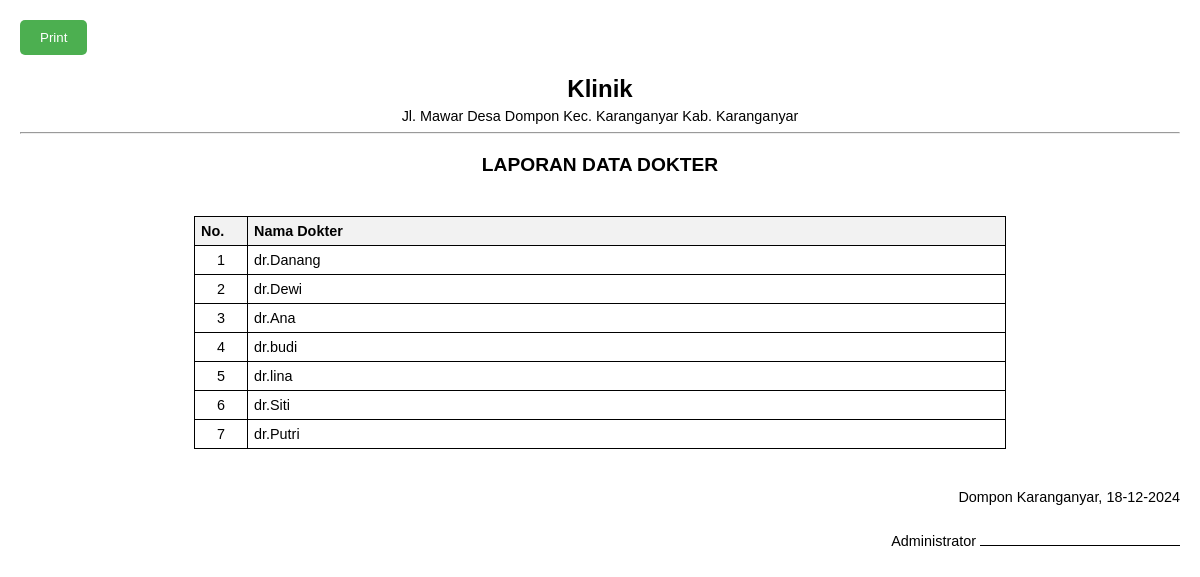
Screenshot of /index.php/laporan/data_dokter with the database file from the repository.
### tables this page shows
CREATE TABLE `dokter` (
  `id_dokter` int NOT NULL,
  `nama_dokter` varchar(50) DEFAULT NULL
);

### application/controllers/Laporan.php (called while the page is built, shortened)
<?php
class Laporan extends CI_Controller {
    function __construct() {
        $this->load->model('m_dokter');
        $this->load->model('m_pasien');
        $this->load->model('m_kunjungan');
    }
    public function data_dokter()
    {
        $this->load->database();
        $query = $this->db->query("SELECT * FROM dokter");
        $data['dokter'] = $query->result_array();
        $this->load->view('laporan/v_lap_dokter', $data);
    }
}

### index.php (called while the page is built, shortened)
<?php
require_once BASEPATH.'core/CodeIgniter.php';

### application/views/laporan/v_lap_dokter.php (the view, shortened to what this page needs)
<!DOCTYPE html>
<html lang="en">
<head>
</head>
<body>
    <button class="print-button" onclick="window.print()">Print</button>
    <div class="header">
        <h1>Klinik</h1>
        <p>Jl. Mawar Desa Dompon Kec. Karanganyar Kab. Karanganyar</p>
        <hr>
    </div>
    <div class="title">LAPORAN DATA DOKTER</div>
        <table>
            <table>
                <thead>
                    <tr>
                        <th>No.</th>
                        <th>Nama Dokter</th>
                    </tr>
                </thead>
                    <tbody>
                        <?php
                        $query = $this->db->get('dokter');
                        $data_dokter = $query->result_array();
                        if (!empty($data_dokter)) {
                            $no = 1;
                            foreach ($data_dokter as $dokter) {
                                echo "<tr>";
                                echo "<td>" . $no++ . "</td>";
                                echo "<td>" . htmlspecialchars($dokter['nama_dokter']) . "</td>";
                                echo "</tr>";
                            }
                        } else {
                            echo "<tr><td colspan='2'>Data tidak tersedia</td></tr>";
                        }
                        ?>
                    </tbody>
        </table>
            </table>
    <div class="footer">
        Dompon Karanganyar, <?php echo date('d-m-Y'); ?><br>
        Administrator
        <div class="signature"></div>
    </div>
</body>
</html>

### application/views/laporan/v_lap_dokter.php (style rules this page uses)
body { font-family: Arial, sans-serif; margin: 0; padding: 20px; }
.header { text-align: center; margin-bottom: 20px; }
.header h1 { margin: 0; font-size: 1.5rem; }
.header p { margin: 5px 0; font-size: 0.9rem; }
.title { text-align: center; margin: 20px 0; font-size: 1.2rem; font-weight: bold; }
table { width: 70%; border-collapse: collapse; margin: 0 auto 20px auto; }
table, th, td { border: 1px solid black; }
th, td { padding: 6px; text-align: left; font-size: 0.9rem; }
th { background-color: #f2f2f2; }
td:first-child { text-align: center; width: 40px; }
.footer { margin-top: 40px; text-align: right; font-size: 0.9rem; }
.footer .signature { margin-top: 40px; text-align: left; display: inline-block; border-top: 1px solid black; width: 200px; }
.print-button { margin-bottom: 20px; padding: 10px 20px; background-color: #4CAF50; color: white; border: none; border-radius: 5px; cursor: pointer; }

### rows the page displays
dokter: nama_dokter "dr.Danang"
dokter: nama_dokter "dr.Dewi"
dokter: nama_dokter "dr.Ana"
dokter: nama_dokter "dr.budi"
dokter: nama_dokter "dr.lina"
dokter: nama_dokter "dr.Siti"
dokter: nama_dokter "dr.Putri"
